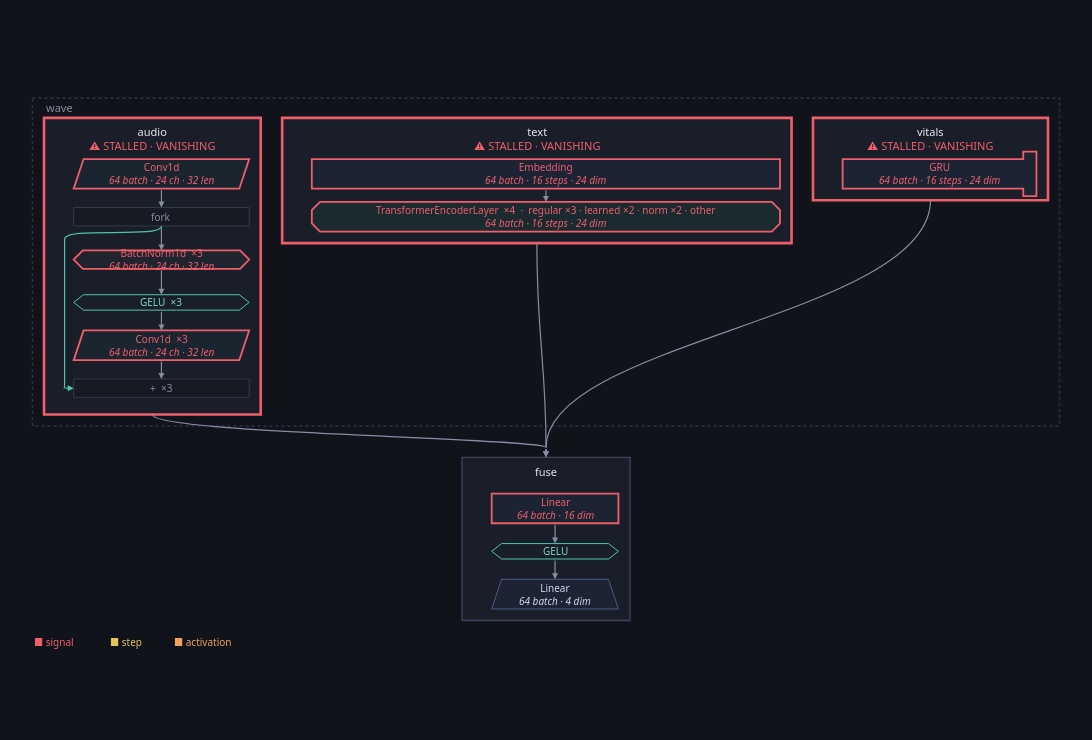

This figure's notebook cell:
### Markdown cell above
Not one flag: a wreck, and in several places at once. **Where** is the
question a graph of four nodes actually raises, and the graph answers it:

### Code cell
overlaid(hot, store, run="2-problem", inside=architecture(hot, ONE))

### Figure 1 — Plotly figure (JSON) as saved in the notebook; plotly's stock layout.template omitted (floating-point values rounded to 4 significant figures)
{"data": [{"hoverinfo": "text", "hovertext": ["<b>audio</b><br>class: Audio<br>device: cpu<br><br><b>VANISHING</b><br><b>STALLED</b>", "<b>text</b><br>class: Text<br>device: cpu<br><br><b>VANISHING</b><br><b>STALLED</b>", "<b>vitals</b><br>class: Vitals<br>device: cpu<br><br><b>VANISHING</b><br><b>STALLED</b>", "<b>fuse</b><br>class: Fuse<br>device: cpu"], "marker": {"opacity": 0, "size": 1}, "mode": "markers", "showlegend": false, "type": "scatter", "x": [145.5, 612.1, 1090.0, 623.2], "y": [204.0, 100.0, 74.0, 535.0]}], "layout": {"annotations": [{"align": "left", "font": {"color": "#868ea3", "family": "system-ui, -apple-system, Segoe UI, Roboto, sans-serif", "size": 11}, "showarrow": false, "text": "wave", "x": 14.0, "xanchor": "left", "y": 12.0, "yanchor": "middle"}, {"align": "center", "font": {"color": "#e7e9ef", "family": "system-ui, -apple-system, Segoe UI, Roboto, sans-serif", "size": 11}, "showarrow": false, "text": "audio<br><span style='color:#ef5f6b'>⚠ STALLED · VANISHING</span>", "x": 145.5, "xanchor": "center", "y": 49.0, "yanchor": "middle"}, {"align": "center", "font": {"color": "#ef5f6b", "family": "system-ui, -apple-system, Segoe UI, Roboto, sans-serif", "size": 10}, "showarrow": false, "text": "Conv1d<br><i>64 batch · 24 ch · 32 len</i>", "x": 156.5, "xanchor": "center", "y": 92.0, "yanchor": "middle"}, {"align": "center", "font": {"color": "#868ea3", "family": "system-ui, -apple-system, Segoe UI, Roboto, sans-serif", "size": 10}, "showarrow": false, "text": "fork", "x": 156.5, "xanchor": "center", "y": 144.0, "yanchor": "middle"}, {"align": "center", "font": {"color": "#ef5f6b", "family": "system-ui, -apple-system, Segoe UI, Roboto, sans-serif", "size": 10}, "showarrow": false, "text": "BatchNorm1d  ×3<br><i>64 batch · 24 ch · 32 len</i>", "x": 156.5, "xanchor": "center", "y": 196.0, "yanchor": "middle"}, {"align": "center", "font": {"color": "#7fd8c9", "family": "system-ui, -apple-system, Segoe UI, Roboto, sans-serif", "size": 10}, "showarrow": false, "text": "GELU  ×3", "x": 156.5, "xanchor": "center", "y": 248.0, "yanchor": "middle"}, {"align": "center", "font": {"color": "#ef5f6b", "family": "system-ui, -apple-system, Segoe UI, Roboto, sans-serif", "size": 10}, "showarrow": false, "text": "Conv1d  ×3<br><i>64 batch · 24 ch · 32 len</i>", "x": 156.5, "xanchor": "center", "y": 300.0, "yanchor": "middle"}, {"align": "center", "font": {"color": "#868ea3", "family": "system-ui, -apple-system, Segoe UI, Roboto, sans-serif", "size": 10}, "showarrow": false, "text": "+  ×3", "x": 156.5, "xanchor": "center", "y": 352.0, "yanchor": "middle"}, {"align": "center", "font": {"color": "#e7e9ef", "family": "system-ui, -apple-system, Segoe UI, Roboto, sans-serif", "size": 11}, "showarrow": false, "text": "text<br><span style='color:#ef5f6b'>⚠ STALLED · VANISHING</span>", "x": 612.1, "xanchor": "center", "y": 49.0, "yanchor": "middle"}, {"align": "center", "font": {"color": "#ef5f6b", "family": "system-ui, -apple-system, Segoe UI, Roboto, sans-serif", "size": 10}, "showarrow": false, "text": "Embedding<br><i>64 batch · 16 steps · 24 dim</i>", "x": 623.1, "xanchor": "center", "y": 92.0, "yanchor": "middle"}, {"align": "center", "font": {"color": "#ef5f6b", "family": "system-ui, -apple-system, Segoe UI, Roboto, sans-serif", "size": 10}, "showarrow": false, "text": "TransformerEncoderLayer  ×4  ·  regular ×3 · learned ×2 · norm ×2 · other<br><i>64 batch · 16 steps · 24 dim</i>", "x": 623.1, "xanchor": "center", "y": 144.0, "yanchor": "middle"}, {"align": "center", "font": {"color": "#e7e9ef", "family": "system-ui, -apple-system, Segoe UI, Roboto, sans-serif", "size": 11}, "showarrow": false, "text": "vitals<br><span style='color:#ef5f6b'>⚠ STALLED · VANISHING</span>", "x": 1090.0, "xanchor": "center", "y": 49.0, "yanchor": "middle"}, {"align": "center", "font": {"color": "#ef5f6b", "family": "system-ui, -apple-system, Segoe UI, Roboto, sans-serif", "size": 10}, "showarrow": false, "text": "GRU<br><i>64 batch · 16 steps · 24 dim</i>", "x": 1101.0, "xanchor": "center", "y": 92.0, "yanchor": "middle"}, {"align": "center", "font": {"color": "#e7e9ef", "family": "system-ui, -apple-system, Segoe UI, Roboto, sans-serif", "size": 11}, "showarrow": false, "text": "fuse", "x": 623.2, "xanchor": "center", "y": 453.5, "yanchor": "middle"}, {"align": "center", "font": {"color": "#ef5f6b", "family": "system-ui, -apple-system, Segoe UI, Roboto, sans-serif", "size": 10}, "showarrow": false, "text": "Linear<br><i>64 batch · 16 dim</i>", "x": 634.2, "xanchor": "center", "y": 498.0, "yanchor": "middle"}, {"align": "center", "font": {"color": "#7fd8c9", "family": "system-ui, -apple-system, Segoe UI, Roboto, sans-serif", "size": 10}, "showarrow": false, "text": "GELU", "x": 634.2, "xanchor": "center", "y": 550.0, "yanchor": "middle"}, {"align": "center", "font": {"color": "#cfd8ee", "family": "system-ui, -apple-system, Segoe UI, Roboto, sans-serif", "size": 10}, "showarrow": false, "text": "Linear<br><i>64 batch · 4 dim</i>", "x": 634.2, "xanchor": "center", "y": 602.0, "yanchor": "middle"}, {"arrowcolor": "#868ea3", "arrowhead": 2, "arrowsize": 1, "arrowwidth": 1.2, "ax": 156.5, "axref": "x", "ay": 155.2, "ayref": "y", "showarrow": true, "text": "", "x": 156.5, "xref": "x", "y": 184.8, "yref": "y"}, {"arrowcolor": "#868ea3", "arrowhead": 2, "arrowsize": 1, "arrowwidth": 1.2, "ax": 156.5, "axref": "x", "ay": 207.2, "ayref": "y", "showarrow": true, "text": "", "x": 156.5, "xref": "x", "y": 238.6, "yref": "y"}, {"arrowcolor": "#868ea3", "arrowhead": 2, "arrowsize": 1, "arrowwidth": 1.2, "ax": 156.5, "axref": "x", "ay": 257.4, "ayref": "y", "showarrow": true, "text": "", "x": 156.5, "xref": "x", "y": 282.0, "yref": "y"}, {"arrowcolor": "#4fc3b0", "arrowhead": 2, "arrowsize": 1, "arrowwidth": 1.2, "ax": 38.0, "axref": "x", "ay": 352.0, "ayref": "y", "showarrow": true, "text": "", "x": 50.0, "xref": "x", "y": 352.0, "yref": "y"}, {"arrowcolor": "#868ea3", "arrowhead": 2, "arrowsize": 1, "arrowwidth": 1.2, "ax": 156.5, "axref": "x", "ay": 318.0, "ayref": "y", "showarrow": true, "text": "", "x": 156.5, "xref": "x", "y": 340.8, "yref": "y"}, {"arrowcolor": "#868ea3", "arrowhead": 2, "arrowsize": 1, "arrowwidth": 1.2, "ax": 156.5, "axref": "x", "ay": 110.0, "ayref": "y", "showarrow": true, "text": "", "x": 156.5, "xref": "x", "y": 132.8, "yref": "y"}, {"arrowcolor": "#868ea3", "arrowhead": 2, "arrowsize": 1, "arrowwidth": 1.2, "ax": 623.1, "axref": "x", "ay": 110.0, "ayref": "y", "showarrow": true, "text": "", "x": 623.1, "xref": "x", "y": 126.0, "yref": "y"}, {"arrowcolor": "#868ea3", "arrowhead": 2, "arrowsize": 1, "arrowwidth": 1.2, "ax": 634.2, "axref": "x", "ay": 516.0, "ayref": "y", "showarrow": true, "text": "", "x": 634.2, "xref": "x", "y": 540.6, "yref": "y"}, {"arrowcolor": "#868ea3", "arrowhead": 2, "arrowsize": 1, "arrowwidth": 1.2, "ax": 634.2, "axref": "x", "ay": 559.4, "ayref": "y", "showarrow": true, "text": "", "x": 634.2, "xref": "x", "y": 584.0, "yref": "y"}, {"arrowcolor": "#868ea3", "arrowhead": 2, "arrowsize": 1, "arrowwidth": 1.2, "ax": 623.2, "axref": "x", "ay": 424.0, "ayref": "y", "showarrow": true, "text": "", "x": 623.2, "xref": "x", "y": 436.0, "yref": "y"}, {"arrowcolor": "#868ea3", "arrowhead": 2, "arrowsize": 1, "arrowwidth": 1.2, "ax": 623.2, "axref": "x", "ay": 424.0, "ayref": "y", "showarrow": true, "text": "", "x": 623.2, "xref": "x", "y": 436.0, "yref": "y"}, {"arrowcolor": "#868ea3", "arrowhead": 2, "arrowsize": 1, "arrowwidth": 1.2, "ax": 623.2, "axref": "x", "ay": 424.0, "ayref": "y", "showarrow": true, "text": "", "x": 623.2, "xref": "x", "y": 436.0, "yref": "y"}, {"align": "left", "font": {"color": "#ef5f6b", "family": "system-ui, -apple-system, Segoe UI, Roboto, sans-serif", "size": 10}, "showarrow": false, "text": "■ signal", "x": 0.0, "xanchor": "left", "y": 660.0, "yanchor": "middle"}, {"align": "left", "font": {"color": "#e6c25a", "family": "system-ui, -apple-system, Segoe UI, Roboto, sans-serif", "size": 10}, "showarrow": false, "text": "■ step", "x": 92.0, "xanchor": "left", "y": 660.0, "yanchor": "middle"}, {"align": "left", "font": {"color": "#f0a35e", "family": "system-ui, -apple-system, Segoe UI, Roboto, sans-serif", "size": 10}, "showarrow": false, "text": "■ activation", "x": 169.2, "xanchor": "left", "y": 660.0, "yanchor": "middle"}], "font": {"color": "#e7e9ef", "family": "system-ui, -apple-system, Segoe UI, Roboto, sans-serif", "size": 12}, "height": 740.0, "hoverlabel": {"align": "left", "bgcolor": "#1a1e28", "bordercolor": "#2c3242", "font": {"color": "#e7e9ef", "family": "system-ui, -apple-system, Segoe UI, Roboto, sans-serif"}}, "legend": {"bgcolor": "rgba(0,0,0,0)", "font": {"color": "#868ea3"}, "orientation": "h", "x": 1, "xanchor": "right", "y": 1.02, "yanchor": "bottom"}, "margin": {"b": 16, "l": 16, "r": 16, "t": 16}, "paper_bgcolor": "#101319", "plot_bgcolor": "#101319", "shapes": [{"fillcolor": "rgba(0,0,0,0)", "layer": "below", "line": {"color": "#2c3242", "dash": "dot", "width": 1.6}, "type": "rect", "x0": 0.0, "x1": 1246.0, "y0": 0.0, "y1": 398.0}, {"fillcolor": "#1a1e28", "layer": "below", "line": {"color": "#ef5f6b", "width": 2.6}, "type": "rect", "x0": 14.0, "x1": 277.0, "y0": 24.0, "y1": 384.0}, {"fillcolor": "#1b2530", "layer": "below", "line": {"color": "#ef5f6b", "width": 1.8}, "path": "M 62.0,74.0 L 263.0,74.0 L 251.0,110.0 L 50.0,110.0 Z", "type": "path", "xref": "x", "yref": "y"}, {"fillcolor": "#171a22", "layer": "below", "line": {"color": "#333a4b", "width": 1.0}, "path": "M 50.0,132.84 L 263.0,132.84 L 263.0,155.16 L 50.0,155.16 Z", "type": "path", "xref": "x", "yref": "y"}, {"fillcolor": "#20242e", "layer": "below", "line": {"color": "#ef5f6b", "width": 1.8}, "path": "M 61.16,184.84 L 251.84,184.84 L 263.0,196.0 L 251.84,207.16 L 61.16,207.16 L 50.0,196.0 Z", "type": "path", "xref": "x", "yref": "y"}, {"fillcolor": "rgba(0,0,0,0)", "layer": "below", "line": {"color": "#4fc3b0", "width": 1.0}, "path": "M 50.0,248.0 L 62.0,238.64 L 251.0,238.64 L 263.0,248.0 L 251.0,257.36 L 62.0,257.36 Z", "type": "path", "xref": "x", "yref": "y"}, {"fillcolor": "#1b2530", "layer": "below", "line": {"color": "#ef5f6b", "width": 1.8}, "path": "M 62.0,282.0 L 263.0,282.0 L 251.0,318.0 L 50.0,318.0 Z", "type": "path", "xref": "x", "yref": "y"}, {"fillcolor": "#171a22", "layer": "below", "line": {"color": "#333a4b", "width": 1.0}, "path": "M 50.0,340.84 L 263.0,340.84 L 263.0,363.15999999999997 L 50.0,363.15999999999997 Z", "type": "path", "xref": "x", "yref": "y"}, {"fillcolor": "#1a1e28", "layer": "below", "line": {"color": "#ef5f6b", "width": 2.6}, "type": "rect", "x0": 303.0, "x1": 921.2, "y0": 24.0, "y1": 176.0}, {"fillcolor": "#1c2333", "layer": "below", "line": {"color": "#ef5f6b", "width": 1.8}, "path": "M 339.0,74.0 L 907.2,74.0 L 907.2,110.0 L 339.0,110.0 Z", "type": "path", "xref": "x", "yref": "y"}, {"fillcolor": "#1b2a2f", "layer": "below", "line": {"color": "#ef5f6b", "width": 1.8}, "path": "M 349.0,126.0 L 897.2,126.0 L 907.2,136.0 L 907.2,152.0 L 897.2,162.0 L 349.0,162.0 L 339.0,152.0 L 339.0,136.0 Z", "type": "path", "xref": "x", "yref": "y"}, {"fillcolor": "#1a1e28", "layer": "below", "line": {"color": "#ef5f6b", "width": 2.6}, "type": "rect", "x0": 947.2, "x1": 1232.0, "y0": 24.0, "y1": 124.0}, {"fillcolor": "#1c2333", "layer": "below", "line": {"color": "#ef5f6b", "width": 1.8}, "path": "M 983.2,74.0 L 1202.4,74.0 L 1202.4,65.0 L 1218.4,65.0 L 1218.4,119.0 L 1202.4,119.0 L 1202.4,110.0 L 983.2,110.0 Z", "type": "path", "xref": "x", "yref": "y"}, {"fillcolor": "#1a1e28", "layer": "below", "line": {"color": "#3d4459", "width": 1.4}, "type": "rect", "x0": 521.3, "x1": 725.1, "y0": 436.0, "y1": 634.0}, {"fillcolor": "#1c2333", "layer": "below", "line": {"color": "#ef5f6b", "width": 1.8}, "path": "M 557.3000000000001,480.0 L 711.1000000000001,480.0 L 711.1000000000001,516.0 L 557.3000000000001,516.0 Z", "type": "path", "xref": "x", "yref": "y"}, {"fillcolor": "rgba(0,0,0,0)", "layer": "below", "line": {"color": "#4fc3b0", "width": 1.0}, "path": "M 557.3000000000001,550.0 L 569.3000000000001,540.64 L 699.1000000000001,540.64 L 711.1000000000001,550.0 L 699.1000000000001,559.36 L 569.3000000000001,559.36 Z", "type": "path", "xref": "x", "yref": "y"}, {"fillcolor": "#1c2333", "layer": "below", "line": {"color": "#4a5a86", "width": 1.0}, "path": "M 569.3000000000001,584.0 L 699.1000000000001,584.0 L 711.1000000000001,620.0 L 557.3000000000001,620.0 Z", "type": "path", "xref": "x", "yref": "y"}, {"layer": "below", "line": {"color": "#4fc3b0", "width": 1.2}, "path": "M 156.5,155.16 C 156.5,171.16 39.0,155.16 39.0,171.16 L 39.0,336.0 C 39.0,352.0 39.0,352.0 38.0,352.0", "type": "path", "xref": "x", "yref": "y"}, {"layer": "below", "line": {"color": "#868ea3", "width": 1.2}, "path": "M 145.5,384.0 C 145.5,407.4 623.2,412.6 623.2,424.0", "type": "path", "xref": "x", "yref": "y"}, {"layer": "below", "line": {"color": "#868ea3", "width": 1.2}, "path": "M 612.1,176.0 C 612.1,293.0 623.2,319.0 623.2,424.0", "type": "path", "xref": "x", "yref": "y"}, {"layer": "below", "line": {"color": "#868ea3", "width": 1.2}, "path": "M 1089.8000000000002,124.0 C 1089.8000000000002,264.4 623.2,295.6 623.2,424.0", "type": "path", "xref": "x", "yref": "y"}], "width": 1100, "xaxis": {"range": [-20, 1266.0], "visible": false}, "yaxis": {"range": [680.0, -20], "scaleanchor": "x", "visible": false}}}
